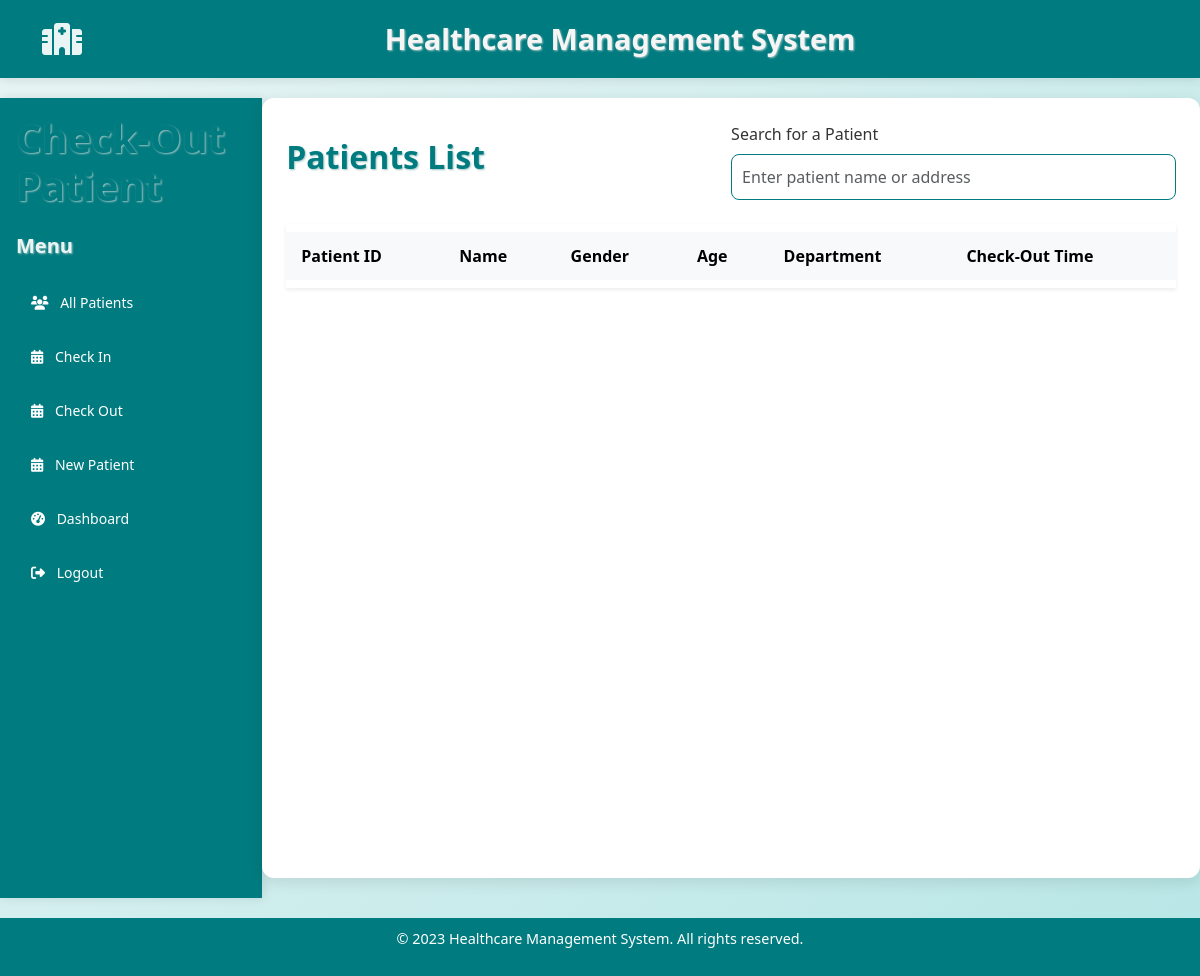
Before: /checkout with the older database file.
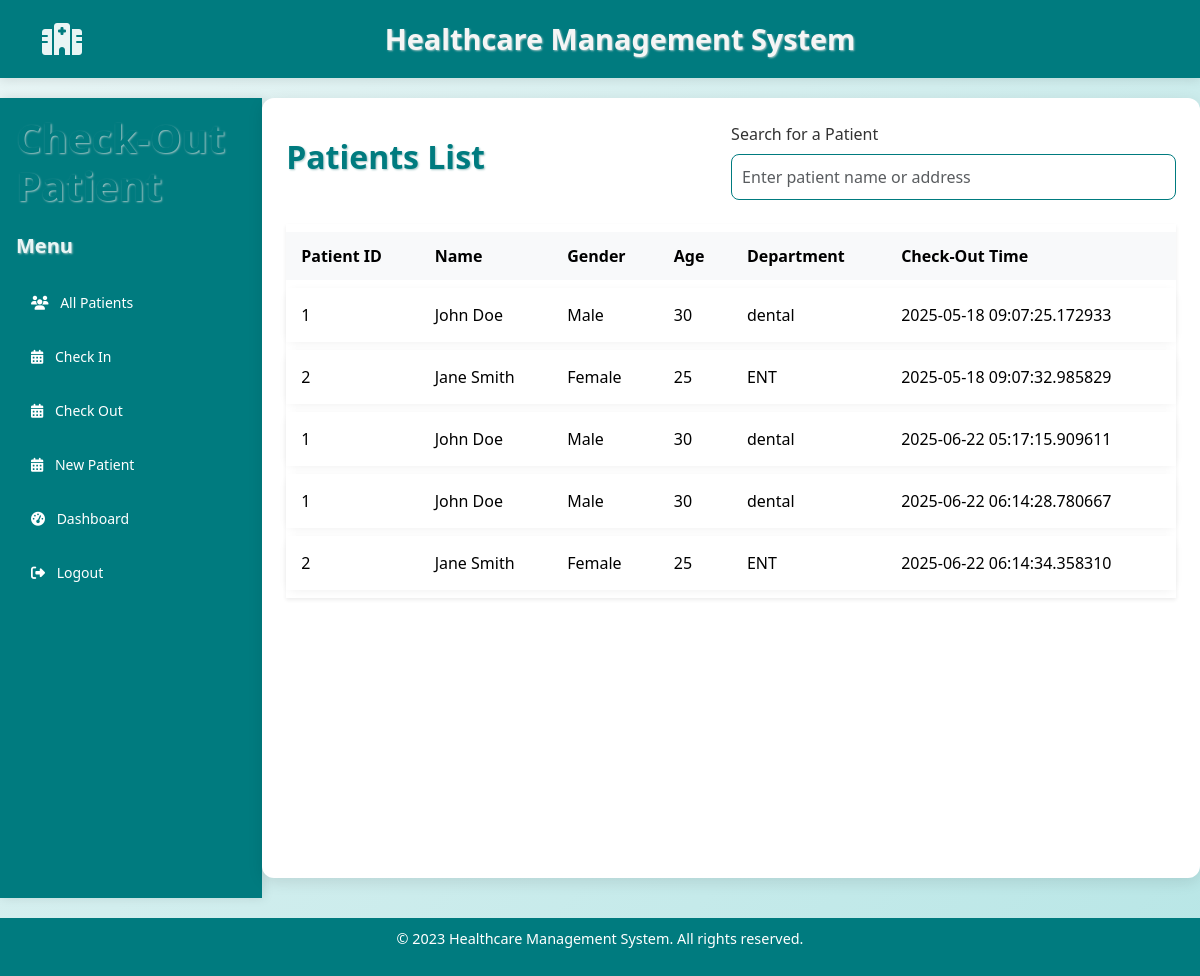
After: the same page with the newer database file.
### models.py (models this page shows)
class Patientout(db.Model):
    id = db.Column(db.Integer, primary_key=True)
    patientid = db.Column(db.Integer, db.ForeignKey('patient.id'),nullable=False)
    check_out_time = db.Column(db.DateTime, default=without_microseconds)
    notes = db.Column(db.String(255))

class Patient(db.Model):
    id = db.Column(db.Integer, primary_key=True)
    name = db.Column(db.String(100), nullable=False)
    gender = db.Column(db.String, nullable=False)
    age = db.Column(db.Integer, nullable=False)
    phone = db.Column(db.Integer, nullable=False)
    address = db.Column(db.String, nullable=False)
    department = db.Column(db.String, nullable=False)

### app.py (the view, shortened to what this page needs)
@app.route('/checkout', methods=['GET', 'POST'])
def checkout_page():
    shift2 = db.session.query(Patientout, Patient).join(Patient, Patientout.patientid == Patient.id).all()
    return render_template('checkout.html', patients=shift2)

### templates/checkout.html (shortened to what this page needs)
{% extends "base.html" %}
{% block content %}
    <div class="d-flex">
        <nav class="sidebar text-white p-3 vh-100" style="background-color: #007b7f;">
            <h1 class="mb-4">Check-Out Patient</h1>
            <h5 class="mb-4">Menu</h5>
            <ul class="nav flex-column">
                <li class="nav-item mb-2"><a href="{{url_for('adminp')}}" class ="nav-link text-white"><i class="fas fa-users me-2"></i> All Patients</a>
                <li class="nav-item mb-2">
                    <a href="{{ url_for('checkin_page') }}" class="nav-link text-white">
                        <i class="fas fa-calendar-alt me-2"></i> Check In
                    </a>
                </li>
                <li class="nav-item mb-2">
                    <a href="{{ url_for('checkout_page') }}" class="nav-link text-white">
                        <i class="fas fa-calendar-alt me-2"></i> Check Out
                    </a>
                </li>
                <li class="nav-item mb-2">
                    <a href="{{ url_for('patreg') }}" class="nav-link text-white">
                        <i class="fas fa-calendar-alt me-2"></i> New Patient
                    </a>
                </li>
                <li class="nav-item mb-2">
                    <a href="{{ url_for('analytics.superadmin_dashboard') }}" class="nav-link text-white">
                        <i class="fas fa-tachometer-alt me-2"></i> Dashboard
                    </a>
                </li>
                <li class="nav-item mb-2">
                    <a href="{{ url_for('logout') }}" class="nav-link text-white">
                        <i class="fas fa-sign-out-alt me-2"></i> Logout
                    </a>
                </li>
            </ul>
        </nav>
    <div class="container-fluid p-4">
        <div class="d-flex justify-content-between align-items-center mb-4">
            <h2>Patients List</h2>
            <div class="w-50">
                <label class="form-label">Search for a Patient</label>
                <input type="text" id="searchInput" class="form-control" placeholder="Enter patient name or address">
            </div>
        </div>
        <table class="table table-bordered align-middle shadow-sm">
            <thead class="table-light">
                <tr>
                    <th>Patient ID</th>
                    <th>Name</th>
                    <th>Gender</th>
                    <th>Age</th>
                    <th>Department</th>
                    <th>Check-Out Time</th>
                </tr>
            </thead>
            <tbody id="resultsBody">
                    {% for checkin_record, patient in patients %}
                    <tr>
                        <td>{{ patient.id }}</td>
                        <td>{{ patient.name }}</td>
                        <td>{{ patient.gender }}</td>
                        <td>{{ patient.age }}</td>
                        <td>{{ patient.department }}</td>
                        <td>{{ checkin_record.check_out_time }}</td>
                    </tr>
                    {% endfor %}
            </tbody>
        </table>
    </div>
</div>
{% endblock %}

Changed rows visible on the page:
added Patientout: id "1", name "John Doe", gender "Male", age "30", department "dental", check_out_time "2025-05-18 09:07:25.172933"
added Patientout: id "2", name "Jane Smith", gender "Female", age "25", department "ENT", check_out_time "2025-05-18 09:07:32.985829"
added Patientout: id "1", name "John Doe", gender "Male", age "30", department "dental", check_out_time "2025-06-22 05:17:15.909611"
added Patientout: id "1", name "John Doe", gender "Male", age "30", department "dental", check_out_time "2025-06-22 06:14:28.780667"
added Patientout: id "2", name "Jane Smith", gender "Female", age "25", department "ENT", check_out_time "2025-06-22 06:14:34.358310"
